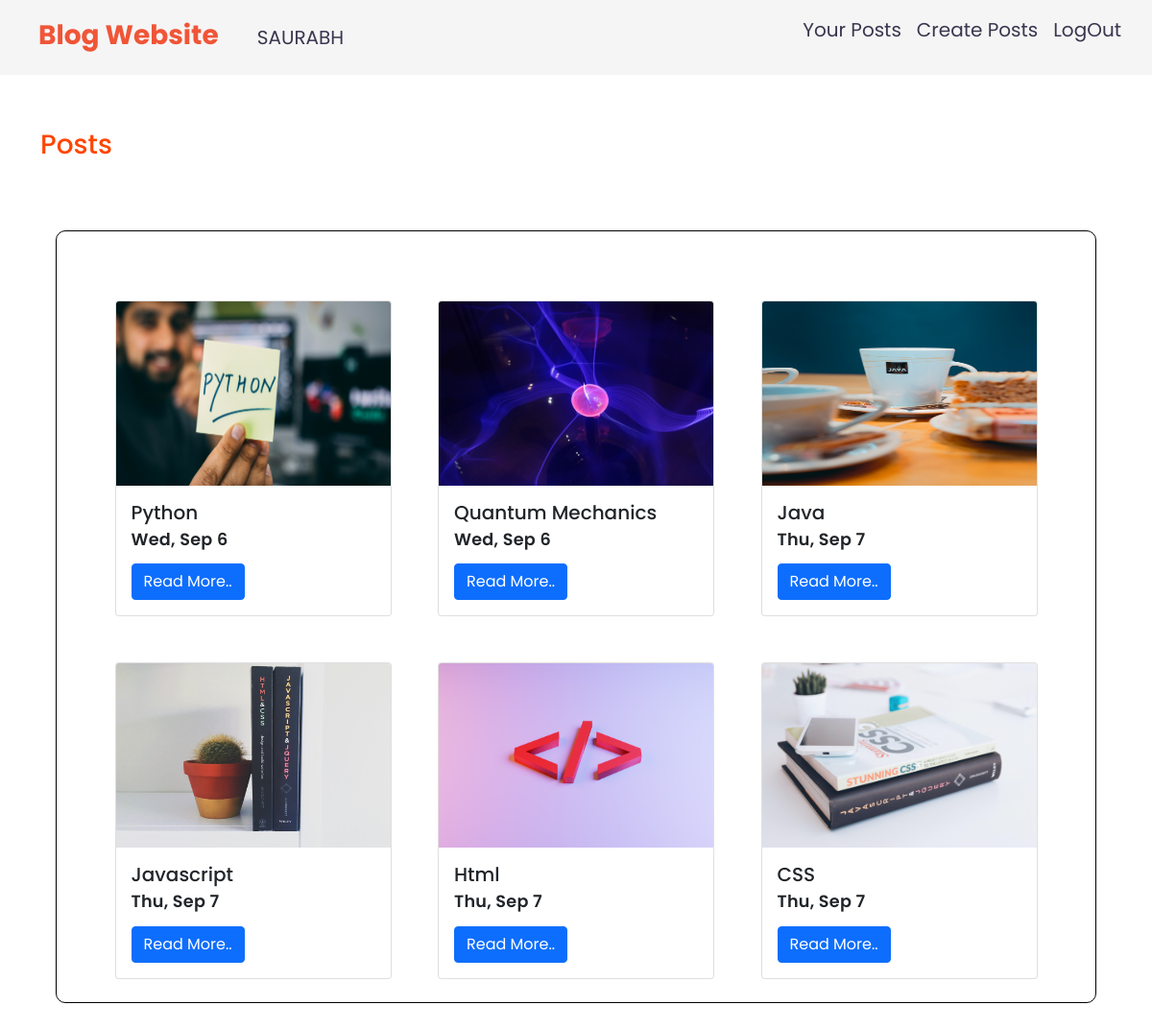
Screenshot of / (signed in) with the database file from the repository.
### app/models.py (models this page shows, shortened)
class Post(models.Model):
    title=models.CharField(max_length=150)
    content= models.TextField()
    publicationdate=models.DateField(auto_now_add=True)
    name=models.ForeignKey(User, on_delete=models.CASCADE, null=True,blank=True)
    image = models.ImageField(upload_to='eventimages',null=True)

### app/views.py (the view)
# urls.py: path('',views.post,name='posts'),
def post(request):
    data=Post.objects.all()
    return render(request,'app/home.html',{'post':data})

### app/templates/app/home.html (shortened to what this page needs)
{% extends 'app/base.html' %}
{% load static %}
{% block content %}
        <h3 class=" font my-5" style="color:orangered;">
            Posts
        </h3>
        <div class="row justify-content-center">
        </div>
        <div class="jumbotron jumbotron-fluid jumbo-class  p-3 mb-3">
            <div class="container">
                <div class="postrow row  justify-content-evenly d-flex p-4">
                    {% for pt in post %}
                    <div class="col-auto mt-5">
                        <div class="card" style="width: 18rem;">
                            <img src="{{pt.image.url}}" class="card-img-top img-fluid" style="width:18rem; height:12rem;" alt="...">
                            <div class="card-body">
                              <h5 class="card-title">{{pt.title}}</h5>
                              <p class="card-text postname lh-1">{{pt.publicationdate|date:"D, M j"}}</p>
                              <a href="{% url 'postdetails' pt.id %}" class="btn btn-primary">Read More..</a>
                            </div>
                        </div>
                    </div>
                     {% endfor %}
                </div>
            </div>
        </div><br>
        {% endblock content %}

### app/templates/app/navbar.html (shortened to what this page needs)
<nav class=" navbar navbar-expand-lg navbar-light">
  <div class="container-fluid pb-0">
     <a class="navbar-brand nav-link active mb-1 fs-3 fw-bold" aria-current="page" href="{% url 'posts' %}">Blog Website</a>
     <div class="collapse navbar-collapse" id="navbarSupportedContent">
       <ul class="navbar-nav me-auto mb-2 mb-lg-0">
        {% if  request.user.is_authenticated %}
        <li class="nav-item">
            <a class="nav-link active fs-5" aria-current="page">{{request.user|upper}}</a>
        </li>
        {% endif %}
      </ul>
    <div class="d-flex mb-3">
      <ul class="navbar-nav me-auto mb-2 mb-lg-0">
      {% if request.user.is_authenticated %}
          <li class="nav-item">
            <a class="nav-link active fs-5" aria-current="page" href="{% url 'userposts' %}">Your Posts</a>
          </li>
          <li class="nav-item">
            <a class="nav-link active fs-5" aria-current="page" href="{% url 'createpost' %}">Create Posts</a>
          </li>
          <li class="nav-item">
           <a class="nav-link active fs-5" aria-current="page" href="{% url 'logout' %}">LogOut</a>
          </li>
      {%endif%}
    </ul>
</div>
</nav>

### app/static/app/css/style.css (style rules this page uses)
.navbar { background-color: rgba(235, 62, 62, 0)!important; opacity:1; top: 0; left: 0; width: 100%; z-index: 100; }
.navbar-brand.nav-link,.crt-post,.text-success { color:#f05537!important; }
.nav-link { color:#39364f!important; }
.login-tag, .fw-bold { font-size: 3.25rem; line-height: 3rem; }
.postname { font-size: 1.1rem; line-height: 1.5rem; letter-spacing: .25px; margin-right: -0.25px; font-weight: 600; }
body { font-family: 'Poppins', sans-serif; }
.postrow { border-radius: 10px; border:1px solid black; }

### rows the page displays
Post: image (picture), title "Python", publicationdate "Wed, Sep 6"
Post: image (picture), title "Quantum Mechanics", publicationdate "Wed, Sep 6"
Post: image (picture), title "Java", publicationdate "Thu, Sep 7"
Post: image (picture), title "Javascript", publicationdate "Thu, Sep 7"
Post: image (picture), title "Html", publicationdate "Thu, Sep 7"
Post: image (picture), title "CSS", publicationdate "Thu, Sep 7"

### other values shown
{{ request.user|upper }} "SAURABH"
